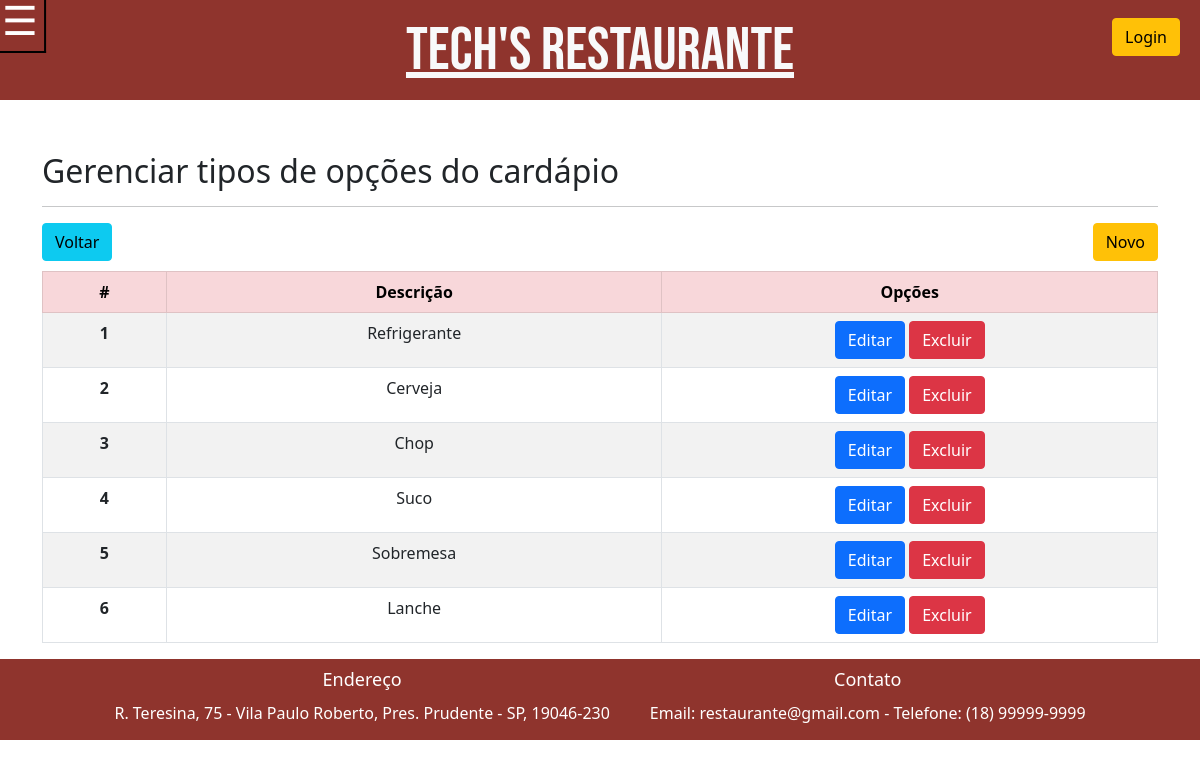
/tipo_opcao.php, run on an earlier commit of the app's database.
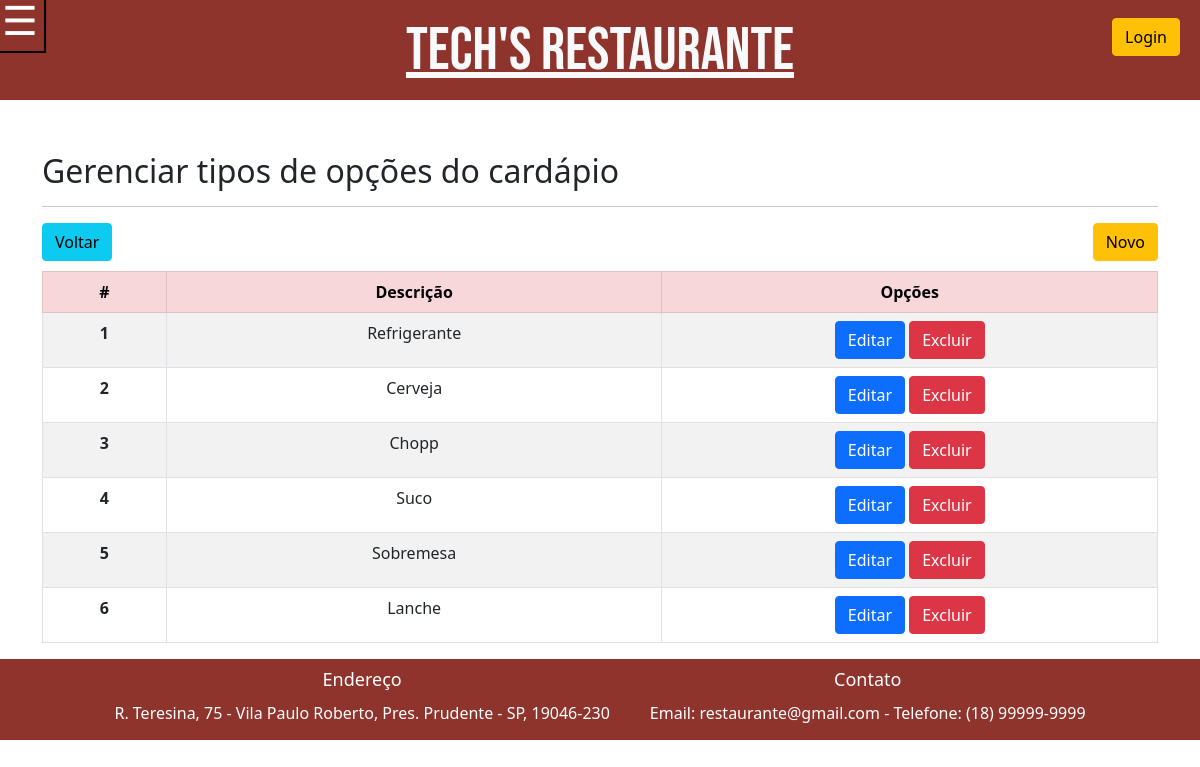
And on a later commit of the database.
### tables this page shows
CREATE TABLE `tipo_opcoes_cardapio` (
  `idTipoOpcoesCardapio` int(11) NOT NULL,
  `descricao` varchar(50) DEFAULT NULL,
  `imagem` varchar(50) DEFAULT NULL
);

### tipo_opcao.php (the view, shortened to what this page needs)
<?php
require("header.php");
require_once('connection.php');
$mysql_query = "SELECT * FROM tipo_opcoes_cardapio ORDER BY idTipoOpcoesCardapio";
$result = $conn->query($mysql_query);
?>
<head>
</head>
<div class="container">
  <br>
  <h2 class="espaco">Gerenciar tipos de opções do cardápio</h2>
  <hr>
  <a href="cardapio.php" type="button" class="btn btn-info d-inline-block" style="margin-bottom: 10px">Voltar</a>
  <a href="insert-tipo_opcao.php" class="btn btn-warning d-inline-block float-end">Novo</a>
  <table class="table table-striped table-bordered table-hover">
    <thead>
      <tr class="table-danger" style="text-align:center">
        <th scope="col" style="width: 5%;">#</th>
        <th scope="col" style="width: 20%">Descrição</th>
        <th scope="col" style="width: 20%;">Opções</th>
      </tr>
    </thead>
    <tbody>
      <?php while($data = mysqli_fetch_array($result)) { ?>
      <tr>
        <th scope="row" style="text-align:center"><?php echo $data['idTipoOpcoesCardapio']; ?></th>
        <td scope="row" style="text-align:center"><?php echo $data['descricao']; ?></td>
        <td scope="row" style="text-align:center">
          <a href="update-tipo_opcao.php?idTipoOpcoesCardapio=<?php echo $data['idTipoOpcoesCardapio']; ?> "type="button" class="btn btn-primary">Editar</a>
          <a href="delete-tipo_opcao.php?idTipoOpcoesCardapio=<?php echo $data['idTipoOpcoesCardapio']; ?>" button type="button" class="btn btn-danger">Excluir</a>
        </td>
      </tr>
      <?php } ?>
    </tbody>
  </table>
</div>
<?php require("footer.php"); ?>

### header.php (shortened to what this page needs)
<!DOCTYPE html>
<html lang="pt-br">
<head>
    <link rel="stylesheet" href="style.css">
    <link href="https://cdn.jsdelivr.net/npm/bootstrap@5.0.0/dist/css/bootstrap.min.css" rel="stylesheet">
</head>
<body>
    <header>
        <h1><a href="index.php" class="link-light">Tech's Restaurante</h1></a>
        <button class="toggle-menu">&#9776;</button>
        <span class="navbar-text d-inline-block float-end">
            <?php if(!isset($_SESSION["loggedin"]) || $_SESSION["loggedin"] !== true){ ?>
                <a class="btn btn-warning" href="login.php">Login</a>
            <?php } ?>
        </span>
    </header>
    <main>

### footer.php
</main>
<footer>
        <div class="footer-content">
          <div class="footer-item">
            <h4>Endereço</h4>
            <p>R. Teresina, 75 - Vila Paulo Roberto, Pres. Prudente - SP, 19046-230</p>
          </div>
          <div class="footer-item">
            <h4>Contato</h4>
            <p>Email: restaurante@gmail.com - Telefone: (18) 99999-9999</p>
          </div>
        </div>
</footer>
</body>
</html>

### style.css (style rules this page uses)
header { position: fixed; top: 0; left: 0; width: 100%; z-index: 9999; background-color: #8F342D; color: white; padding: 5px; }
header>h1 { text-align: center; font-size: 5vw; font-family: 'Bebas Neue', sans-serif; padding-top: 10px; }
header > button { color: #ffffff; background-color: #8F342D; position: absolute; top: 2%; left: 1%; transform: translate(-50%, -50%); }
.toggle-menu { position: absolute; top: 20px; left: 20px; z-index: 9999; }
button.toggle-menu { position: fixed; font-size: 40px; }
.navbar-text { position: absolute; top: 0; right: 20px; margin-top: 10px; }
.espaco { padding-top: 16vh; }
footer { background-color: #8F342D; padding: 10px; color: #333; text-align: center; }
.footer-content { display: flex; justify-content: center; align-items: flex-start; }
.footer-item { margin: 0 20px; color: #ffffff; }
.footer-item h4 { font-size: 18px; margin-bottom: 10px; }
.footer-item p { margin-bottom: 5px; }

What changed in the data, as far as the page shows it:
changed tipo_opcoes_cardapio id 3: descricao "Chop" → "Chopp"
